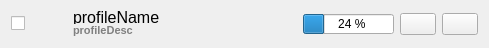
<?xml version="1.0" encoding="UTF-8"?>
<ui version="4.0">
 <class>ConnectionItemWidget</class>
 <widget class="QWidget" name="ConnectionItemWidget">
  <property name="geometry">
   <rect>
    <x>0</x>
    <y>0</y>
    <width>489</width>
    <height>48</height>
   </rect>
  </property>
  <property name="minimumSize">
   <size>
    <width>0</width>
    <height>48</height>
   </size>
  </property>
  <property name="windowTitle">
   <string notr="true">Connection</string>
  </property>
  <layout class="QHBoxLayout" name="horizontalLayout">
   <item>
    <widget class="QCheckBox" name="checkToggler">
     <property name="focusPolicy">
      <enum>Qt::NoFocus</enum>
     </property>
     <property name="toolTip">
      <string>Set connection state.</string>
     </property>
     <property name="text">
      <string notr="true"/>
     </property>
    </widget>
   </item>
   <item>
    <widget class="QLabel" name="labelStatus">
     <property name="sizePolicy">
      <sizepolicy hsizetype="Fixed" vsizetype="Fixed">
       <horstretch>0</horstretch>
       <verstretch>0</verstretch>
      </sizepolicy>
     </property>
     <property name="minimumSize">
      <size>
       <width>36</width>
       <height>0</height>
      </size>
     </property>
     <property name="text">
      <string/>
     </property>
    </widget>
   </item>
   <item>
    <layout class="QVBoxLayout" name="verticalLayout">
     <property name="spacing">
      <number>0</number>
     </property>
     <property name="sizeConstraint">
      <enum>QLayout::SetNoConstraint</enum>
     </property>
     <property name="topMargin">
      <number>0</number>
     </property>
     <item>
      <widget class="QLabel" name="labelName">
       <property name="font">
        <font>
         <pointsize>12</pointsize>
         <weight>50</weight>
         <bold>false</bold>
        </font>
       </property>
       <property name="text">
        <string notr="true">profileName</string>
       </property>
      </widget>
     </item>
     <item>
      <widget class="QLabel" name="labelDesc">
       <property name="font">
        <font>
         <pointsize>8</pointsize>
         <weight>75</weight>
         <italic>false</italic>
         <bold>true</bold>
         <strikeout>false</strikeout>
         <kerning>true</kerning>
        </font>
       </property>
       <property name="styleSheet">
        <string notr="true">color:gray;</string>
       </property>
       <property name="text">
        <string notr="true">profileDesc</string>
       </property>
      </widget>
     </item>
    </layout>
   </item>
   <item>
    <spacer name="horizontalSpacer">
     <property name="orientation">
      <enum>Qt::Horizontal</enum>
     </property>
     <property name="sizeHint" stdset="0">
      <size>
       <width>308</width>
       <height>20</height>
      </size>
     </property>
    </spacer>
   </item>
   <item>
    <layout class="QGridLayout" name="gridLayout">
     <item row="0" column="1">
      <widget class="QPushButton" name="buttonEdit">
       <property name="sizePolicy">
        <sizepolicy hsizetype="Fixed" vsizetype="Fixed">
         <horstretch>0</horstretch>
         <verstretch>0</verstretch>
        </sizepolicy>
       </property>
       <property name="maximumSize">
        <size>
         <width>36</width>
         <height>16777215</height>
        </size>
       </property>
       <property name="toolTip">
        <string>Edit connection</string>
       </property>
       <property name="text">
        <string/>
       </property>
       <property name="icon">
        <iconset>
         <normaloff>:/data/edit-rename.png</normaloff>:/data/edit-rename.png</iconset>
       </property>
       <property name="flat">
        <bool>false</bool>
       </property>
      </widget>
     </item>
     <item row="0" column="2">
      <widget class="QPushButton" name="buttonDelete">
       <property name="sizePolicy">
        <sizepolicy hsizetype="Fixed" vsizetype="Fixed">
         <horstretch>0</horstretch>
         <verstretch>0</verstretch>
        </sizepolicy>
       </property>
       <property name="maximumSize">
        <size>
         <width>36</width>
         <height>16777215</height>
        </size>
       </property>
       <property name="toolTip">
        <string>Delete connection</string>
       </property>
       <property name="text">
        <string/>
       </property>
       <property name="icon">
        <iconset>
         <normaloff>:/data/edit-delete.png</normaloff>:/data/edit-delete.png</iconset>
       </property>
      </widget>
     </item>
     <item row="0" column="0">
      <widget class="QProgressBar" name="signalStrength">
       <property name="maximumSize">
        <size>
         <width>16777215</width>
         <height>20</height>
        </size>
       </property>
       <property name="toolTip">
        <string>Signal Strength</string>
       </property>
       <property name="styleSheet">
        <string notr="true"/>
       </property>
       <property name="value">
        <number>24</number>
       </property>
       <property name="alignment">
        <set>Qt::AlignLeading|Qt::AlignLeft|Qt::AlignVCenter</set>
       </property>
       <property name="textVisible">
        <bool>true</bool>
       </property>
       <property name="orientation">
        <enum>Qt::Horizontal</enum>
       </property>
       <property name="invertedAppearance">
        <bool>false</bool>
       </property>
       <property name="textDirection">
        <enum>QProgressBar::TopToBottom</enum>
       </property>
       <property name="format">
        <string>  %p %</string>
       </property>
      </widget>
     </item>
    </layout>
   </item>
  </layout>
 </widget>
 <resources/>
 <connections/>
</ui>
